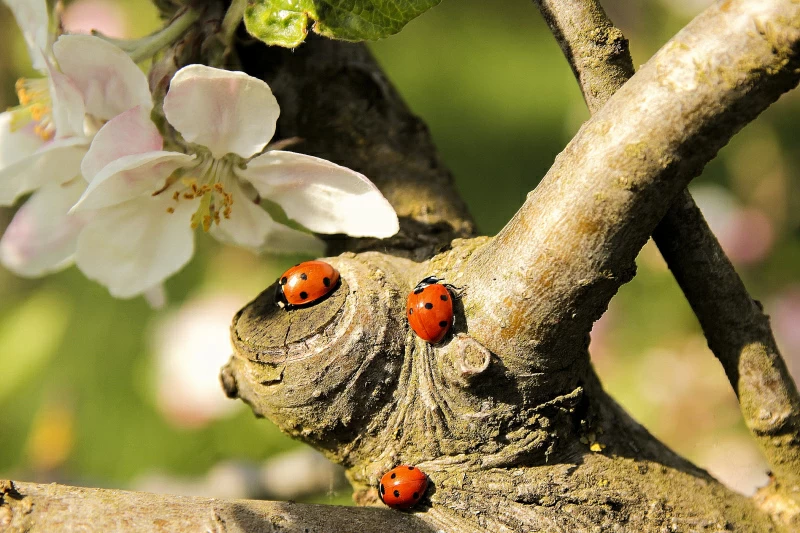
#> input picture lab1/11.webp, 800 x 533 px
$ jupyter execute lab2.ipynb
#> lines starting #> are read from the running program, lines starting #| are printed output that depends on the picture
[cell 1]
import numpy as np
import matplotlib.pyplot as plt
from skimage import io, color

# Wariant zadania
wariant = 11
liczba_wierszy = wariant + 20  # 31
liczba_kolumn = wariant + 10   # 21

# Wczytaj obraz z lab1/11.webp
img = io.imread('../lab1/11.webp')
#> img is the input picture: shape (533, 800, 3); mean R, G, B 144.4, 130.7, 81.6
# Przekształć do skali szarości jeśli obraz jest kolorowy
if img.ndim == 3:
    img_gray = color.rgb2gray(img)
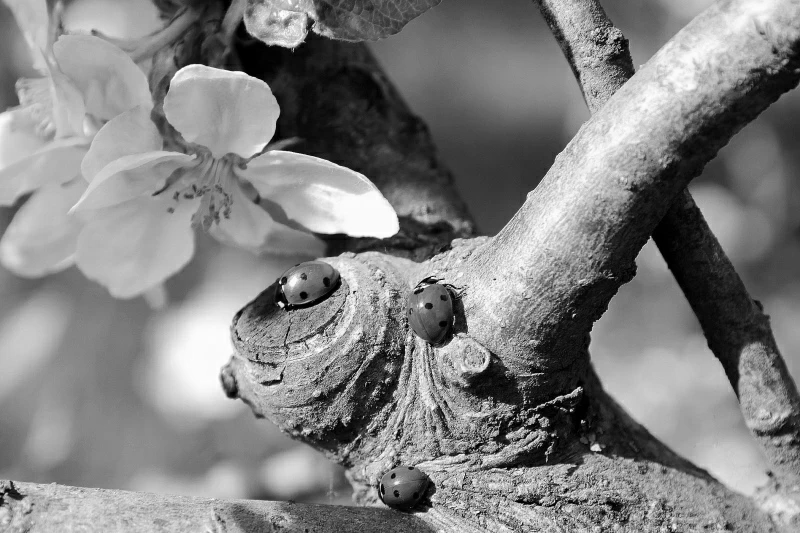
#> img_gray: shape (533, 800) float64; min 0, max 1, mean 0.51
else:
    img_gray = img

# Wytnij fragment obrazu zgodnie z wariantem
X = np.array(img_gray[:liczba_wierszy, :liczba_kolumn])
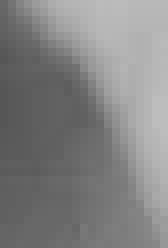
#> X: shape (31, 21) float64 (shown 8 times larger); min 0.339, max 0.743, mean 0.514

# Rozkład SVD
U, S, VT = np.linalg.svd(X, full_matrices=False)
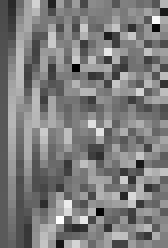
#> U: shape (31, 21) float64 (shown 8 times larger); min -0.553, max 0.557, mean -0.00867; drawn with min black and max white
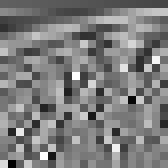
#> VT: shape (21, 21) float64 (shown 8 times larger); min -0.64, max 0.649, mean -0.0123; drawn with min black and max white
#> S = 21 values, max 13.5 at index 0, min 0.00276 at index 20, mean 0.774

# Macierz korelacji kolumn (XTX)
corr_cols = X.T @ X
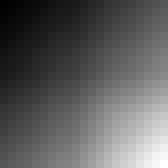
#> corr_cols: shape (21, 21) float64 (shown 8 times larger); min 4.19, max 15.36, mean 8.32; drawn with min black and max white
# Macierz korelacji wierszy (XXT)
corr_rows = X @ X.T
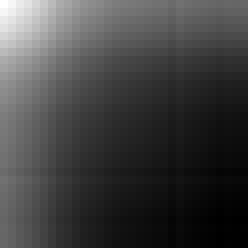
#> corr_rows: shape (31, 31) float64 (shown 8 times larger); min 4.51, max 9.5, mean 5.8; drawn with min black and max white

# Wizualizacja
plt.figure(figsize=(12, 5))
plt.subplot(1, 2, 1)
plt.title(f'Macierz korelacji kolumn (XTX), {liczba_kolumn} kolumn')
plt.imshow(corr_cols, cmap='hot')
plt.colorbar()

plt.subplot(1, 2, 2)
plt.title(f'Macierz korelacji wierszy (XXT), {liczba_wierszy} wierszy')
plt.imshow(corr_rows, cmap='hot')
plt.colorbar()
plt.show()
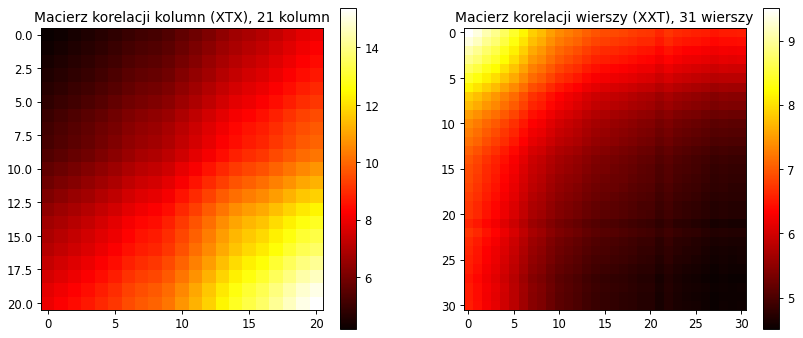
#> figure drawn by matplotlib, 4 panels

# Wnioski:
print(f'Użyto wariantu {wariant}: {liczba_wierszy} wierszy, {liczba_kolumn} kolumn. Macierze korelacji pokazują powiązania pomiędzy wierszami i kolumnami obrazu. Wartości bliskie zera oznaczają brak korelacji, wysokie wartości wskazują na silne powiązania.')
